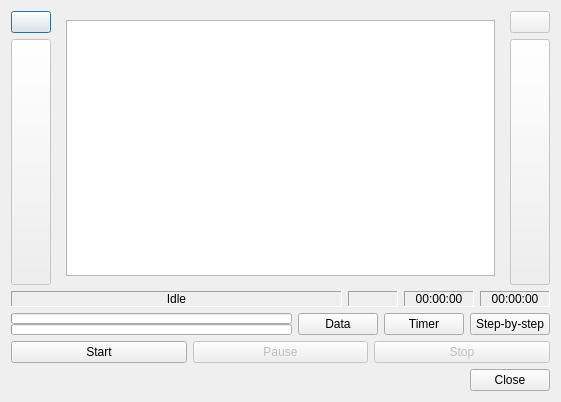
<ui version="4.0" >
 <class>dialog</class>
 <widget class="QDialog" name="dialog" >
  <property name="windowModality" >
   <enum>Qt::NonModal</enum>
  </property>
  <property name="geometry" >
   <rect>
    <x>0</x>
    <y>0</y>
    <width>561</width>
    <height>402</height>
   </rect>
  </property>
  <property name="windowTitle" >
   <string>Shooting</string>
  </property>
  <property name="windowIcon" >
   <iconset resource="icons.qrc" >
    <normaloff>:/icons/papywizard.png</normaloff>:/icons/papywizard.png</iconset>
  </property>
  <property name="modal" >
   <bool>true</bool>
  </property>
  <layout class="QVBoxLayout" name="verticalLayout_5" >
   <item>
    <layout class="QVBoxLayout" name="verticalLayout_4" >
     <item>
      <layout class="QHBoxLayout" name="horizontalLayout_4" >
       <item>
        <layout class="QVBoxLayout" name="verticalLayout_2" >
         <item>
          <widget class="QPushButton" name="shootingStackPushButton" >
           <property name="enabled" >
            <bool>true</bool>
           </property>
           <property name="sizePolicy" >
            <sizepolicy vsizetype="Fixed" hsizetype="Fixed" >
             <horstretch>0</horstretch>
             <verstretch>0</verstretch>
            </sizepolicy>
           </property>
           <property name="text" >
            <string/>
           </property>
           <property name="icon" >
            <iconset resource="icons.qrc" >
             <normaloff>:/icons/fonts.png</normaloff>:/icons/fonts.png</iconset>
           </property>
           <property name="checkable" >
            <bool>true</bool>
           </property>
           <property name="checked" >
            <bool>false</bool>
           </property>
          </widget>
         </item>
         <item>
          <widget class="QPushButton" name="rewindPushButton" >
           <property name="enabled" >
            <bool>false</bool>
           </property>
           <property name="sizePolicy" >
            <sizepolicy vsizetype="MinimumExpanding" hsizetype="Fixed" >
             <horstretch>0</horstretch>
             <verstretch>0</verstretch>
            </sizepolicy>
           </property>
           <property name="minimumSize" >
            <size>
             <width>0</width>
             <height>0</height>
            </size>
           </property>
           <property name="text" >
            <string/>
           </property>
           <property name="icon" >
            <iconset resource="icons.qrc" >
             <normaloff>:/icons/undo.png</normaloff>:/icons/undo.png</iconset>
           </property>
           <property name="iconSize" >
            <size>
             <width>16</width>
             <height>16</height>
            </size>
           </property>
          </widget>
         </item>
        </layout>
       </item>
       <item>
        <widget class="QStackedWidget" name="shootingStackedWidget" >
         <property name="currentIndex" >
          <number>0</number>
         </property>
         <widget class="QWidget" name="shootingGraphicsPage" >
          <layout class="QGridLayout" name="gridLayout_2" >
           <item row="0" column="0" >
            <widget class="QGraphicsView" name="shootingGraphicsView" />
           </item>
          </layout>
         </widget>
         <widget class="QWidget" name="shootingTextPage" >
          <layout class="QGridLayout" name="gridLayout" >
           <item row="0" column="0" >
            <layout class="QGridLayout" name="textShootingGridLayout" >
             <item row="0" column="1" >
              <widget class="QLabel" name="label_3" >
               <property name="text" >
                <string>Total</string>
               </property>
               <property name="alignment" >
                <set>Qt::AlignCenter</set>
               </property>
              </widget>
             </item>
             <item row="0" column="2" >
              <widget class="QLabel" name="nextIndexLabel_" >
               <property name="text" >
                <string>Yaw</string>
               </property>
               <property name="alignment" >
                <set>Qt::AlignCenter</set>
               </property>
              </widget>
             </item>
             <item row="0" column="3" >
              <widget class="QLabel" name="label_5" >
               <property name="text" >
                <string>Pitch</string>
               </property>
               <property name="alignment" >
                <set>Qt::AlignCenter</set>
               </property>
              </widget>
             </item>
             <item row="1" column="0" >
              <widget class="QLabel" name="label" >
               <property name="text" >
                <string>Current</string>
               </property>
               <property name="alignment" >
                <set>Qt::AlignRight|Qt::AlignTrailing|Qt::AlignVCenter</set>
               </property>
               <property name="margin" >
                <number>5</number>
               </property>
              </widget>
             </item>
             <item row="1" column="1" >
              <widget class="QLabel" name="currentIndexLabel" >
               <property name="font" >
                <font>
                 <weight>75</weight>
                 <bold>true</bold>
                </font>
               </property>
               <property name="text" >
                <string>--/--</string>
               </property>
               <property name="alignment" >
                <set>Qt::AlignCenter</set>
               </property>
              </widget>
             </item>
             <item row="1" column="2" >
              <widget class="QLabel" name="yawCurrentIndexLabel" >
               <property name="font" >
                <font>
                 <weight>75</weight>
                 <bold>true</bold>
                </font>
               </property>
               <property name="text" >
                <string>--/--</string>
               </property>
               <property name="alignment" >
                <set>Qt::AlignCenter</set>
               </property>
              </widget>
             </item>
             <item row="1" column="3" >
              <widget class="QLabel" name="pitchCurrentIndexLabel" >
               <property name="font" >
                <font>
                 <weight>75</weight>
                 <bold>true</bold>
                </font>
               </property>
               <property name="text" >
                <string>--/--</string>
               </property>
               <property name="alignment" >
                <set>Qt::AlignCenter</set>
               </property>
              </widget>
             </item>
             <item row="2" column="0" >
              <widget class="QLabel" name="textNextLabel" >
               <property name="enabled" >
                <bool>false</bool>
               </property>
               <property name="text" >
                <string>Next</string>
               </property>
               <property name="alignment" >
                <set>Qt::AlignRight|Qt::AlignTrailing|Qt::AlignVCenter</set>
               </property>
               <property name="margin" >
                <number>5</number>
               </property>
              </widget>
             </item>
             <item row="2" column="2" >
              <widget class="QLabel" name="yawNextIndexLabel" >
               <property name="enabled" >
                <bool>false</bool>
               </property>
               <property name="font" >
                <font>
                 <weight>75</weight>
                 <bold>true</bold>
                </font>
               </property>
               <property name="text" >
                <string>--/--</string>
               </property>
               <property name="alignment" >
                <set>Qt::AlignCenter</set>
               </property>
              </widget>
             </item>
             <item row="2" column="3" >
              <widget class="QLabel" name="pitchNextIndexLabel" >
               <property name="enabled" >
                <bool>false</bool>
               </property>
               <property name="font" >
                <font>
                 <weight>75</weight>
                 <bold>true</bold>
                </font>
               </property>
               <property name="text" >
                <string>--/--</string>
               </property>
               <property name="alignment" >
                <set>Qt::AlignCenter</set>
               </property>
              </widget>
             </item>
             <item row="2" column="1" >
              <widget class="QLabel" name="nextIndexLabel" >
               <property name="enabled" >
                <bool>false</bool>
               </property>
               <property name="font" >
                <font>
                 <weight>75</weight>
                 <bold>true</bold>
                </font>
               </property>
               <property name="text" >
                <string>--/--</string>
               </property>
               <property name="alignment" >
                <set>Qt::AlignCenter</set>
               </property>
              </widget>
             </item>
            </layout>
           </item>
          </layout>
         </widget>
        </widget>
       </item>
       <item>
        <layout class="QVBoxLayout" name="verticalLayout_3" >
         <item>
          <widget class="QPushButton" name="pushButton_4" >
           <property name="enabled" >
            <bool>false</bool>
           </property>
           <property name="sizePolicy" >
            <sizepolicy vsizetype="Fixed" hsizetype="Fixed" >
             <horstretch>0</horstretch>
             <verstretch>0</verstretch>
            </sizepolicy>
           </property>
           <property name="text" >
            <string/>
           </property>
           <property name="icon" >
            <iconset resource="icons.qrc" >
             <normaloff>:/icons/misc.png</normaloff>:/icons/misc.png</iconset>
           </property>
          </widget>
         </item>
         <item>
          <widget class="QPushButton" name="forwardPushButton" >
           <property name="enabled" >
            <bool>false</bool>
           </property>
           <property name="sizePolicy" >
            <sizepolicy vsizetype="MinimumExpanding" hsizetype="Fixed" >
             <horstretch>0</horstretch>
             <verstretch>0</verstretch>
            </sizepolicy>
           </property>
           <property name="text" >
            <string/>
           </property>
           <property name="icon" >
            <iconset resource="icons.qrc" >
             <normaloff>:/icons/redo.png</normaloff>:/icons/redo.png</iconset>
           </property>
           <property name="iconSize" >
            <size>
             <width>16</width>
             <height>16</height>
            </size>
           </property>
          </widget>
         </item>
        </layout>
       </item>
      </layout>
     </item>
     <item>
      <layout class="QHBoxLayout" name="horizontalLayout_3" >
       <property name="sizeConstraint" >
        <enum>QLayout::SetDefaultConstraint</enum>
       </property>
       <item>
        <widget class="QLabel" name="sequenceLabel" >
         <property name="frameShape" >
          <enum>QFrame::Panel</enum>
         </property>
         <property name="frameShadow" >
          <enum>QFrame::Sunken</enum>
         </property>
         <property name="text" >
          <string>Idle</string>
         </property>
         <property name="alignment" >
          <set>Qt::AlignCenter</set>
         </property>
        </widget>
       </item>
       <item>
        <widget class="QLabel" name="repeatLabel" >
         <property name="sizePolicy" >
          <sizepolicy vsizetype="Preferred" hsizetype="Fixed" >
           <horstretch>0</horstretch>
           <verstretch>0</verstretch>
          </sizepolicy>
         </property>
         <property name="minimumSize" >
          <size>
           <width>50</width>
           <height>0</height>
          </size>
         </property>
         <property name="frameShape" >
          <enum>QFrame::Panel</enum>
         </property>
         <property name="frameShadow" >
          <enum>QFrame::Sunken</enum>
         </property>
         <property name="text" >
          <string/>
         </property>
         <property name="alignment" >
          <set>Qt::AlignCenter</set>
         </property>
        </widget>
       </item>
       <item>
        <widget class="QLabel" name="shootingTimeLabel" >
         <property name="sizePolicy" >
          <sizepolicy vsizetype="Preferred" hsizetype="Fixed" >
           <horstretch>0</horstretch>
           <verstretch>0</verstretch>
          </sizepolicy>
         </property>
         <property name="minimumSize" >
          <size>
           <width>70</width>
           <height>0</height>
          </size>
         </property>
         <property name="frameShape" >
          <enum>QFrame::Panel</enum>
         </property>
         <property name="frameShadow" >
          <enum>QFrame::Sunken</enum>
         </property>
         <property name="text" >
          <string>00:00:00</string>
         </property>
         <property name="scaledContents" >
          <bool>false</bool>
         </property>
         <property name="alignment" >
          <set>Qt::AlignCenter</set>
         </property>
        </widget>
       </item>
       <item>
        <widget class="QLabel" name="elapsedTimeLabel" >
         <property name="sizePolicy" >
          <sizepolicy vsizetype="Preferred" hsizetype="Fixed" >
           <horstretch>0</horstretch>
           <verstretch>0</verstretch>
          </sizepolicy>
         </property>
         <property name="minimumSize" >
          <size>
           <width>70</width>
           <height>0</height>
          </size>
         </property>
         <property name="frameShape" >
          <enum>QFrame::Panel</enum>
         </property>
         <property name="frameShadow" >
          <enum>QFrame::Sunken</enum>
         </property>
         <property name="text" >
          <string>00:00:00</string>
         </property>
         <property name="scaledContents" >
          <bool>false</bool>
         </property>
         <property name="alignment" >
          <set>Qt::AlignCenter</set>
         </property>
        </widget>
       </item>
      </layout>
     </item>
     <item>
      <layout class="QHBoxLayout" name="horizontalLayout_2" >
       <item>
        <layout class="QVBoxLayout" name="verticalLayout" >
         <property name="spacing" >
          <number>0</number>
         </property>
         <item>
          <widget class="QProgressBar" name="shootingProgressBar" >
           <property name="sizePolicy" >
            <sizepolicy vsizetype="Maximum" hsizetype="Expanding" >
             <horstretch>0</horstretch>
             <verstretch>0</verstretch>
            </sizepolicy>
           </property>
           <property name="minimumSize" >
            <size>
             <width>0</width>
             <height>1</height>
            </size>
           </property>
           <property name="value" >
            <number>0</number>
           </property>
           <property name="textVisible" >
            <bool>false</bool>
           </property>
           <property name="invertedAppearance" >
            <bool>false</bool>
           </property>
           <property name="format" >
            <string>%p%</string>
           </property>
          </widget>
         </item>
         <item>
          <widget class="QProgressBar" name="totalProgressBar" >
           <property name="sizePolicy" >
            <sizepolicy vsizetype="Maximum" hsizetype="Expanding" >
             <horstretch>0</horstretch>
             <verstretch>0</verstretch>
            </sizepolicy>
           </property>
           <property name="minimumSize" >
            <size>
             <width>0</width>
             <height>1</height>
            </size>
           </property>
           <property name="value" >
            <number>0</number>
           </property>
           <property name="textVisible" >
            <bool>false</bool>
           </property>
          </widget>
         </item>
        </layout>
       </item>
       <item>
        <widget class="QPushButton" name="dataPushButton" >
         <property name="enabled" >
          <bool>true</bool>
         </property>
         <property name="sizePolicy" >
          <sizepolicy vsizetype="Maximum" hsizetype="Minimum" >
           <horstretch>0</horstretch>
           <verstretch>0</verstretch>
          </sizepolicy>
         </property>
         <property name="text" >
          <string>Data</string>
         </property>
         <property name="icon" >
          <iconset resource="icons.qrc" >
           <normaloff>:/icons/button_cancel.png</normaloff>:/icons/button_cancel.png</iconset>
         </property>
         <property name="iconSize" >
          <size>
           <width>16</width>
           <height>16</height>
          </size>
         </property>
         <property name="flat" >
          <bool>false</bool>
         </property>
        </widget>
       </item>
       <item>
        <widget class="QPushButton" name="timerPushButton" >
         <property name="enabled" >
          <bool>true</bool>
         </property>
         <property name="sizePolicy" >
          <sizepolicy vsizetype="Maximum" hsizetype="Minimum" >
           <horstretch>0</horstretch>
           <verstretch>0</verstretch>
          </sizepolicy>
         </property>
         <property name="text" >
          <string>Timer</string>
         </property>
         <property name="icon" >
          <iconset resource="icons.qrc" >
           <normaloff>:/icons/button_cancel.png</normaloff>:/icons/button_cancel.png</iconset>
         </property>
         <property name="iconSize" >
          <size>
           <width>16</width>
           <height>16</height>
          </size>
         </property>
         <property name="flat" >
          <bool>false</bool>
         </property>
        </widget>
       </item>
       <item>
        <widget class="QPushButton" name="stepByStepPushButton" >
         <property name="sizePolicy" >
          <sizepolicy vsizetype="Maximum" hsizetype="Minimum" >
           <horstretch>0</horstretch>
           <verstretch>0</verstretch>
          </sizepolicy>
         </property>
         <property name="text" >
          <string>Step-by-step</string>
         </property>
         <property name="icon" >
          <iconset resource="icons.qrc" >
           <normaloff>:/icons/button_cancel.png</normaloff>:/icons/button_cancel.png</iconset>
         </property>
         <property name="iconSize" >
          <size>
           <width>16</width>
           <height>16</height>
          </size>
         </property>
         <property name="checkable" >
          <bool>true</bool>
         </property>
         <property name="flat" >
          <bool>false</bool>
         </property>
        </widget>
       </item>
      </layout>
     </item>
     <item>
      <layout class="QHBoxLayout" name="horizontalLayout" >
       <item>
        <widget class="QPushButton" name="startPushButton" >
         <property name="sizePolicy" >
          <sizepolicy vsizetype="Maximum" hsizetype="Minimum" >
           <horstretch>0</horstretch>
           <verstretch>0</verstretch>
          </sizepolicy>
         </property>
         <property name="text" >
          <string>Start</string>
         </property>
         <property name="icon" >
          <iconset resource="icons.qrc" >
           <normaloff>:/icons/player_play.png</normaloff>:/icons/player_play.png</iconset>
         </property>
         <property name="iconSize" >
          <size>
           <width>16</width>
           <height>16</height>
          </size>
         </property>
         <property name="flat" >
          <bool>false</bool>
         </property>
        </widget>
       </item>
       <item>
        <widget class="QPushButton" name="pauseResumePushButton" >
         <property name="enabled" >
          <bool>false</bool>
         </property>
         <property name="sizePolicy" >
          <sizepolicy vsizetype="Maximum" hsizetype="Minimum" >
           <horstretch>0</horstretch>
           <verstretch>0</verstretch>
          </sizepolicy>
         </property>
         <property name="text" >
          <string>Pause</string>
         </property>
         <property name="icon" >
          <iconset resource="icons.qrc" >
           <normaloff>:/icons/player_pause.png</normaloff>:/icons/player_pause.png</iconset>
         </property>
         <property name="iconSize" >
          <size>
           <width>16</width>
           <height>16</height>
          </size>
         </property>
         <property name="flat" >
          <bool>false</bool>
         </property>
        </widget>
       </item>
       <item>
        <widget class="QPushButton" name="stopPushButton" >
         <property name="enabled" >
          <bool>false</bool>
         </property>
         <property name="sizePolicy" >
          <sizepolicy vsizetype="Maximum" hsizetype="Minimum" >
           <horstretch>0</horstretch>
           <verstretch>0</verstretch>
          </sizepolicy>
         </property>
         <property name="text" >
          <string>Stop</string>
         </property>
         <property name="icon" >
          <iconset resource="icons.qrc" >
           <normaloff>:/icons/player_stop.png</normaloff>:/icons/player_stop.png</iconset>
         </property>
         <property name="iconSize" >
          <size>
           <width>16</width>
           <height>16</height>
          </size>
         </property>
         <property name="flat" >
          <bool>false</bool>
         </property>
        </widget>
       </item>
      </layout>
     </item>
    </layout>
   </item>
   <item>
    <widget class="QDialogButtonBox" name="buttonBox" >
     <property name="orientation" >
      <enum>Qt::Horizontal</enum>
     </property>
     <property name="standardButtons" >
      <set>QDialogButtonBox::Close</set>
     </property>
     <property name="centerButtons" >
      <bool>false</bool>
     </property>
    </widget>
   </item>
  </layout>
 </widget>
 <resources>
  <include location="icons.qrc" />
 </resources>
 <connections>
  <connection>
   <sender>buttonBox</sender>
   <signal>rejected()</signal>
   <receiver>dialog</receiver>
   <slot>reject()</slot>
   <hints>
    <hint type="sourcelabel" >
     <x>295</x>
     <y>381</y>
    </hint>
    <hint type="destinationlabel" >
     <x>286</x>
     <y>274</y>
    </hint>
   </hints>
  </connection>
  <connection>
   <sender>buttonBox</sender>
   <signal>accepted()</signal>
   <receiver>dialog</receiver>
   <slot>accept()</slot>
   <hints>
    <hint type="sourcelabel" >
     <x>227</x>
     <y>375</y>
    </hint>
    <hint type="destinationlabel" >
     <x>157</x>
     <y>274</y>
    </hint>
   </hints>
  </connection>
 </connections>
</ui>
